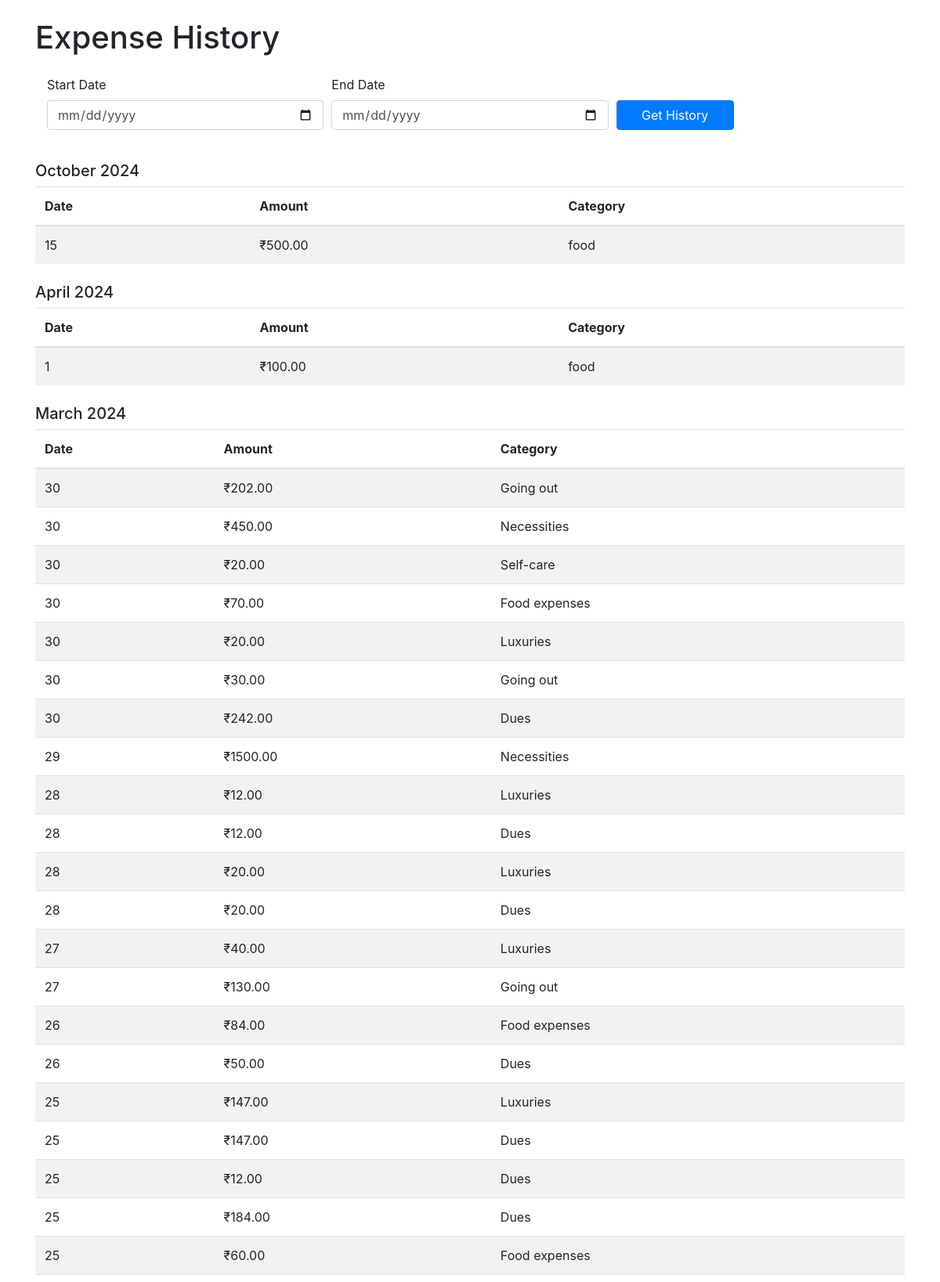
/history/ (signed in, upper part), run on the app's committed database.
### finance/models.py (models this page shows, shortened)
class Expense(models.Model):
    user = models.ForeignKey(User, on_delete=models.CASCADE)
    amount = models.DecimalField(max_digits=10, decimal_places=2)
    category = models.CharField(max_length=100)
    date = models.DateField()  # Automatically set the date when the object is created
    class Meta:
        ordering = ['-date']  # Order by date descending (newest first)

### finance/views.py (the view)
# urls.py: path('history/', views.history_view, name='history_view'),
@login_required
def history_view(request):
    if request.method=='POST':
        startdate = parse_date(request.POST.get('startdate'))
        enddate = parse_date(request.POST.get('enddate'))
        if not startdate or not enddate:
            user_expenses = Expense.objects.filter(user=request.user)
        else:
            user_expenses = Expense.objects.filter(user=request.user, date__range=[startdate, enddate])
    else:
        user_expenses = Expense.objects.filter(user=request.user)
        startdate,enddate=None,None
    expenses_by_month = defaultdict(list)
    for expense in user_expenses:
        month_year = expense.date.strftime('%B %Y')
        expenses_by_month[month_year].append(expense)
    sorted_expenses_by_month = dict(sorted(expenses_by_month.items(), key=lambda x: datetime.strptime(x[0], '%B %Y'), reverse=True))
    if not startdate and not enddate:
        return render(request, 'history.html', {'expenses_by_month': sorted_expenses_by_month})
    return render(request, 'history.html', {'expenses_by_month': sorted_expenses_by_month,'startdate':startdate,'enddate':enddate})

### finance/templates/history.html (shortened to what this page needs)
<!DOCTYPE html>
<html lang="en">
<head>
    <link rel="stylesheet" href="https://maxcdn.bootstrapcdn.com/bootstrap/4.5.2/css/bootstrap.min.css">
</head>
<body>
    <div class="container">
        <h1 class="mt-4">Expense History</h1>
        <div class="formcontainer">
            <form method="POST" action="{% url 'history_view' %}" class="container mt-4">
                <div class="form-row">
                    <div class="form-group col-md-4">
                        <label for="sdate">Start Date</label>
                        <input type="date" class="form-control" id="sdate" name="startdate">
                    </div>
                    <div class="form-group col-md-4">
                        <label for="edate">End Date</label>
                        <input type="date" class="form-control" id="edate" name="enddate">
                    </div>
                    <div class="form-group col-md-4">
                        <label>&nbsp;</label>
                        <button type="submit" class="btn btn-primary btn-block" style="width: 150px;">Get
                            History</button>
                    </div>
                </div>
            </form>
        </div>
        {% if expenses_by_month %}
        {% for month, expenses in expenses_by_month.items %}
        <h5 class="mt-4">{{ month }}</h5>
        <table class="table table-striped">
            <thead>
                <tr>
                    <th>Date</th>
                    <th>Amount</th>
                    <th>Category</th>
                </tr>
            </thead>
            <tbody>
                {% for expense in expenses %}
                <tr>
                    <td>{{ expense.date.day }}</td>
                    <td>&#x20B9;{{ expense.amount }}</td>
                    <td>{{ expense.category }}</td>
                </tr>
                {% endfor %}
            </tbody>
        </table>
        {% endfor %}
        {% else %}
        <h3>No records found</h3>
        {% endif %}
</body>
</html>

### data on the page
Expense: month "October 2024", date.day "15", amount "500.00", category "food"
Expense: month "April 2024", date.day "1", amount "100.00", category "food"
Expense: date.day "30", amount "202.00", category "Going out"
Expense: date.day "30", amount "450.00", category "Necessities"
Expense: date.day "30", amount "20.00", category "Self-care"
Expense: date.day "30", amount "70.00", category "Food expenses"
Expense: date.day "30", amount "20.00", category "Luxuries"
Expense: date.day "30", amount "30.00", category "Going out"
Expense: date.day "30", amount "242.00", category "Dues"
Expense: date.day "29", amount "1500.00", category "Necessities"
Expense: date.day "28", amount "12.00", category "Luxuries"
Expense: date.day "28", amount "12.00", category "Dues"
Expense: date.day "28", amount "20.00", category "Luxuries"
Expense: date.day "28", amount "20.00", category "Dues"
Expense: date.day "27", amount "40.00", category "Luxuries"
Expense: date.day "27", amount "130.00", category "Going out"
Expense: date.day "26", amount "84.00", category "Food expenses"
Expense: date.day "26", amount "50.00", category "Dues"
Expense: date.day "25", amount "147.00", category "Luxuries"
Expense: date.day "25", amount "147.00", category "Dues"
Expense: date.day "25", amount "12.00", category "Dues"
Expense: date.day "25", amount "184.00", category "Dues"
Expense: date.day "25", amount "60.00", category "Food expenses"

### other printed values
{{ month }} "March 2024"
